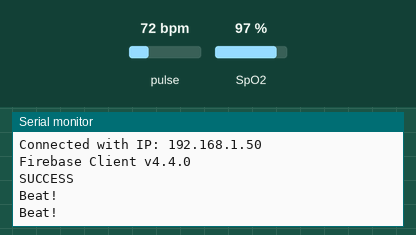
A sketch run on a simulated ESP8266 (NodeMCU). Parts: the last lines printed to the serial monitor. Inputs (shaded band) come from the test bench; at power-on: pulse 72 bpm, SpO2 97 %. WiFi joins after 1.5 s; servers stay silent unless stated.

Above: at 2.7 s.
2.8 s: pulse set to 42 bpm
At 10.9 s:
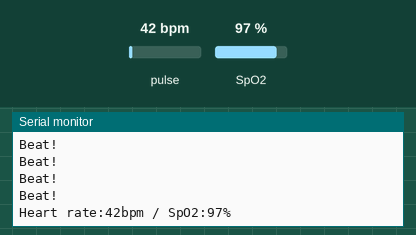
11.8 s: SpO2 set to 80 %
At 13.1 s:
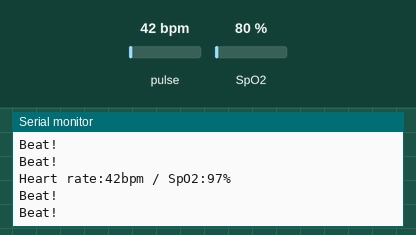
13.3 s: pulse set to 70 bpm
At 15.1 s:
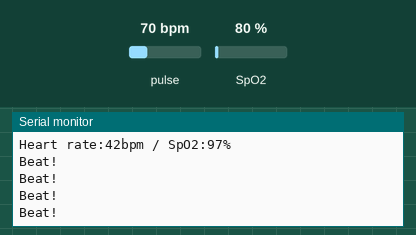

The sketch:

Capstone_Arduino.ino
```cpp
#include <Wire.h>
#include "MAX30100_PulseOximeter.h"

#define REPORTING_PERIOD_MS     5000

#include <ESP8266WebServer.h>

#include <Firebase_ESP_Client.h>

//Provide the token generation process info.
#include <addons/TokenHelper.h>

//Provide the RTDB payload printing info and other helper functions.
#include <addons/RTDBHelper.h>

/* 1. Define the WiFi credentials */
#define WIFI_SSID "********"
#define WIFI_PASSWORD "********"

//For the following credentials, see examples/Authentications/SignInAsUser/EmailPassword/EmailPassword.ino

/* 2. Define the API Key */
#define API_KEY "********"

/* 3. Define the RTDB URL */
#define DATABASE_URL "https://real-time-covid-monitoring-default-rtdb.firebaseio.com" //<databaseName>.firebaseio.com or \
                           //<databaseName>.<region>.firebasedatabase.app

/* 4. Define the user Email and password that alreadey registerd or added in
 * your project */
#define USER_EMAIL "********"
#define USER_PASSWORD "********"

//Define Firebase Data object
FirebaseData fbdo;

FirebaseAuth auth;
FirebaseConfig config;

PulseOximeter pox;

unsigned long previousMillis=0;
volatile boolean heartBeatDetected = false;

void onBeatDetected()
{
heartBeatDetected = true;
Serial.println("Beat!");

}

void setup()
{
  Serial.begin(115200);

  WiFi.begin(WIFI_SSID, WIFI_PASSWORD);
  Serial.print("Connecting");
  while (WiFi.status() != WL_CONNECTED) {
    Serial.print(".");
    delay(500);
  }
  Serial.println();
  Serial.print("Connected with IP: ");
  Serial.println(WiFi.localIP());

 Serial.printf("Firebase Client v%s\n\n", FIREBASE_CLIENT_VERSION);

    /* Assign the api key (required) */
    config.api_key = API_KEY;

    /* Assign the user sign in credentials */
    auth.user.email = USER_EMAIL;
    auth.user.password = USER_PASSWORD;

    /* Assign the RTDB URL (required) */
    config.database_url = DATABASE_URL;

    /* Assign the callback function for the long running token generation task */
    config.token_status_callback = tokenStatusCallback; //see addons/TokenHelper.h

    //Or use legacy authenticate method
    //config.database_url = DATABASE_URL;
    //config.signer.tokens.legacy_token = "<database secret>";

    //To connect without auth in Test Mode, see Authentications/TestMode/TestMode.ino

    Firebase.begin(&config, &auth);

    Firebase.reconnectWiFi(true);
    #if defined(ESP8266)
      fbdo.setBSSLBufferSize(512, 2048);
    #endif

  if (!pox.begin()) {
    Serial.println("FAILED");
    for(;;);
  } else {
    Serial.println("SUCCESS");
  }

  pox.setOnBeatDetectedCallback(onBeatDetected);
}

void sendSensorData(){
  int bpm = pox.getHeartRate();
  int SpO2 = pox.getSpO2();

  if(heartBeatDetected && bpm !=0) {
    if(SpO2>0){
      // here you put the variables what you have in ur db
      Firebase.RTDB.setIntAsync(&fbdo, "/1234/heartRate", bpm);
      Firebase.RTDB.setIntAsync(&fbdo, "/1234/oxygenLevel", SpO2);
      Serial.print("Heart rate:");
        Serial.print(bpm);
        Serial.print("bpm / SpO2:");
        Serial.print(SpO2);
        Serial.println("%");
    }
  }
}

void loop()
{
  pox.update();
  unsigned long currentMillis=millis();
    if(currentMillis-previousMillis>=REPORTING_PERIOD_MS)
    {
      pox.shutdown();
      sendSensorData();
      pox.resume();
      previousMillis=currentMillis;
    }
}
```

Measured:
- after the input at 2.8 s, the serial monitor: prints a new line after 2.5 s (image 1)
